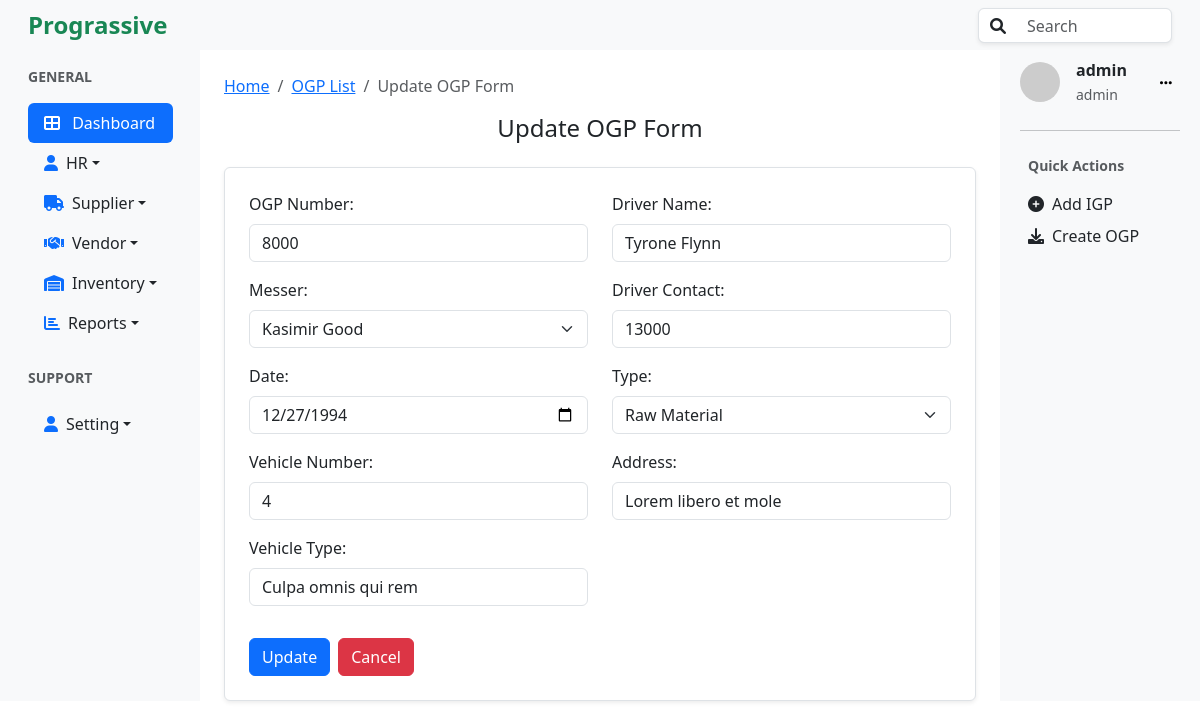
/ogp/udpate/3/ (signed in), run on the app's committed database.
### ogp/models.py (models this page shows, shortened)
class OGP(models.Model):
    ogp_number = models.CharField(max_length=20, unique=True)
    messer = models.ForeignKey(Vendor, on_delete=models.CASCADE)
    date = models.DateField(default=timezone.now)
    vehicle_number = models.CharField(max_length=20, blank=True, null=True)
    vehicle_type = models.CharField(max_length=50, blank=True, null=True)
    driver_name = models.CharField(max_length=50, blank=True, null=True)
    driver_contact = models.CharField(max_length=15, blank=True, null=True)
    category = models.ForeignKey(Category, on_delete=models.CASCADE)
    address = models.CharField(max_length=100, null=False, blank=False)

### vendor/models.py (models this page shows, shortened)
class Vendor(models.Model):
    name=models.CharField(max_length=20, blank=False, unique=True)
    phone=models.CharField(max_length=15)
    address =models.CharField(max_length=100, blank=True, null=True)

### categories/models.py (models this page shows, shortened)
class Category(models.Model):
    name=models.CharField(max_length=30, null=False, blank=False, unique=True)
    description = models.TextField(null=True, blank=True)

### accounts/models.py (models this page shows, shortened)
class User(AbstractUser):
    role = models.ForeignKey(Role, on_delete=models.SET_NULL, null=True, blank=True)

class Role(models.Model):
    ADMIN = 'admin'
    HR = 'hr'
    STAFF = 'staff'
    ROLE_CHOICES = [
        (ADMIN, 'Admin'),
        (HR, 'HR'),
        (STAFF, 'Staff'),
    ]
    name = models.CharField(max_length=50, choices=ROLE_CHOICES, default=STAFF)
    description = models.TextField(blank=True)
    def __str__(self):
        return self.name

### ogp/views.py (the view)
# urls.py: path('udpate/<int:pk>/', views.update_ogp, name="update_ogp"),
@login_required
@role_required('staff','hr','admin')
def update_ogp(request, pk):
    ogp = get_object_or_404(OGP, pk=pk)
    vendors = Vendor.objects.all()
    categories = Category.objects.all()
    if request.method == "POST":
        form = OGPForm(request.POST, instance=ogp)
        if form.is_valid():
            ogp = form.save()
            ogp_number = ogp.ogp_number
            return redirect(reverse('update_ogp_items', kwargs={'ogp_number':ogp_number}))
    else:
        form = OGPForm(instance=ogp)
    return render(request, 'update_ogp.html', {'form':form, 'vendors':vendors, 'categories':categories, 'ogp':ogp})

### ogp/forms.py
class OGPForm(forms.ModelForm):
    class Meta:
        model = OGP
        fields = [
            'ogp_number',
            'messer',
            'date',
            'vehicle_number',
            'vehicle_type',
            'driver_name',
            'driver_contact',
            'category',
            'address'
        ]

### ogp/templates/update_ogp.html (shortened to what this page needs)
{% extends 'base.html' %}
{% block content %}
<div class="container mt-4">
    <nav aria-label="breadcrumb">
        <ol class="breadcrumb">
            <li class="breadcrumb-item"><a href="#">Home</a></li>
            <li class="breadcrumb-item"><a href="{% url 'ogp_list' %}">OGP List</a></li>
            <li class="breadcrumb-item active" aria-current="page">Update OGP Form</li>
        </ol>
    </nav>
    <div class="d-flex justify-content-center mb-3">
        <h1 class="h4">Update OGP Form</h1>
    </div>
    <form method="post" action="{% url 'update_ogp' ogp.id %}" class="border rounded p-4 shadow-sm bg-white">
        <div class="row">
            <div class="col-md-6">
                <div class="mb-3">
                    <label for="ogp_number" class="form-label">OGP Number:</label>
                    <input type="text" name="ogp_number" class="form-control" id="ogp_number"
                           placeholder="Please Enter OGP Number..." value="{{ ogp.ogp_number }}" required>
                </div>
                <div class="mb-3">
                    <label for="messer" class="form-label">Messer:</label>
                    <select id="messer" name="messer" class="form-select" required>
                        {% for v in vendors %}
                            <option value="{{ v.id }}" {% if ogp.messer_id == v.id %}selected{% endif %}>{{ v.name }}</option>
                        {% endfor %}
                    </select>
                </div>
                <div class="mb-3">
                    <label for="date" class="form-label">Date:</label>
                    <input type="date" name="date" class="form-control" id="date" value="{{ ogp.date|date:'Y-m-d' }}" required>
                </div>
                <div class="mb-3">
                    <label for="vehicle_number" class="form-label">Vehicle Number:</label>
                    <input type="text" name="vehicle_number" class="form-control" id="vehicle_number"
                           placeholder="Enter Your Vehicle Number..." value="{{ ogp.vehicle_number }}">
                </div>
                <div class="mb-3">
                    <label for="vehicle_type" class="form-label">Vehicle Type:</label>
                    <input type="text" name="vehicle_type" class="form-control" id="vehicle_type"
                           placeholder="Please Enter Vehicle Type" value="{{ ogp.vehicle_type }}">
                </div>
            </div>
            <div class="col-md-6">
                <div class="mb-3">
                    <label for="driver_name" class="form-label">Driver Name:</label>
                    <input type="text" name="driver_name" class="form-control" id="driver_name"
                           placeholder="Please Enter Driver Name" value="{{ ogp.driver_name }}">
                </div>
                <div class="mb-3">
                    <label for="driver_contact" class="form-label">Driver Contact:</label>
                    <input type="text" name="driver_contact" class="form-control" id="driver_contact"
                           placeholder="Please Enter Driver Contact" value="{{ ogp.driver_contact }}">
                </div>
                <div class="mb-3">
                    <label for="category" class="form-label">Type:</label>
                    <select id="category" name="category" class="form-select" required>
                        {% for category in categories %}
                            <option value="{{ category.id }}" {% if ogp.category_id == category.id %}selected{% endif %}>
                                {{ category.name }}
                            </option>
                        {% endfor %}
                    </select>
                </div>
                <div class="mb-3">
                    <label for="address" class="form-label">Address:</label>
                    <input type="text" name="address" class="form-control" id="address" placeholder="Please Enter Address" value="{{ ogp.address }}">
                </div>
            </div>
        </div>
        <div class="d-flex justify-content-start mt-3">
            <button type="submit" class="btn btn-primary me-2">Update</button>
            <button type="button" class="btn btn-danger" onclick="cancelAction()">Cancel</button>
        </div>
    </form>
</div>
{% endblock %}

### templates/right_sidebar.html (shortened to what this page needs)
<div class=" bg-light p-2">
  <div class="d-flex align-items-center mb-4 ml-2">
    <img
      src="https://ui-avatars.com/api/?name={{user.username}}"
      alt="User Avatar"
      class="rounded-circle me-3"
      width="40"
    />
    <div>
      <p class="mb-0 fw-bold">{{user.username}}</p>
      <small class="text-muted">{{user.role}}</small>
    </div>
    <button class="btn btn-light btn-sm ms-auto" style="box-shadow: none; border:1px;">
      <i class="fa fa-ellipsis-h"></i>
    </button>
  </div>
  <hr />
  <div class="mb-4 p-2">
    <p class="text-muted small fw-bold">Quick Actions</p>
    <ul class="list-unstyled">
      <li class="mb-2">
        <a href="{% url 'create_igp'%}" class="d-flex align-items-center text-dark text-decoration-none">
          <i class="fa fa-plus-circle me-2"></i> Add IGP
        </a>
      </li>
      <li>
        <a href="#" class="d-flex align-items-center text-dark text-decoration-none">
          <i class="fa fa-download me-2"></i> Create OGP
        </a>
      </li>
    </ul>
  </div>
</div>

### data on the page
OGP: ogp_number "8000", messer "Kasimir Good", date "12/27/1994", vehicle_number "4", vehicle_type "Culpa omnis qui rem", driver_name "Tyrone Flynn", driver_contact "13000", category "Raw Material", address "Lorem libero et mole"
User: username "admin", role "admin"
